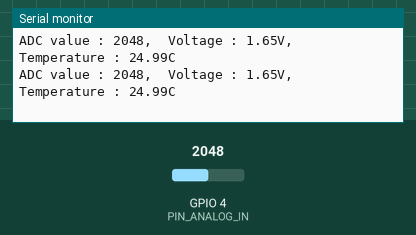
Simulated run of this sketch. Board: ESP32. Parts: the last lines printed to the serial monitor. Inputs (shaded band) come from the test bench; at power-on: GPIO 4 (PIN_ANALOG_IN) = 2048.

Above: at 1.8 s.
1.9 s: GPIO 4 (PIN_ANALOG_IN) set to 1868
At 2.8 s:
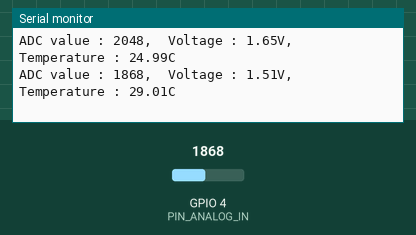
3.4 s: GPIO 4 (PIN_ANALOG_IN) set to 1772
At 4.5 s:
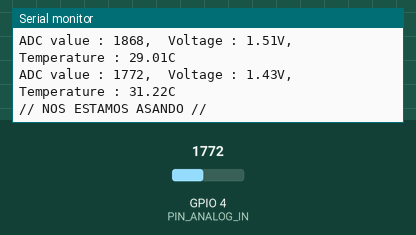
Timing chart, 0 to 6.4 s (numbered marks = the images above; inputs shaded):
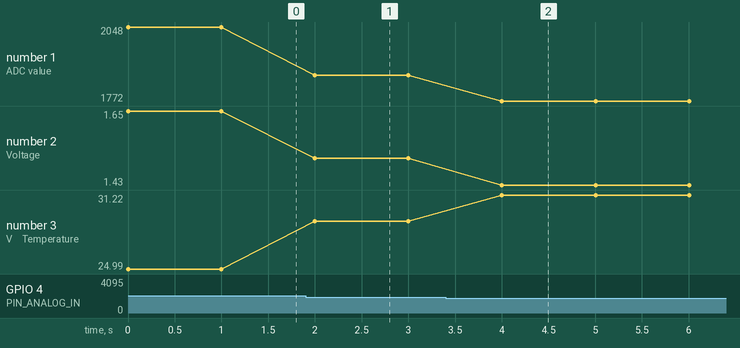

The sketch:

NOS_ESTAMOS_ASANDO.ino
```cpp
/**********************************************************************
  Filename    : Thermometer
  Description : Making a thermometer by thermistor.
  Author      : www.freenove.com
  Modification: 2024/06/19
**********************************************************************/
#define PIN_ANALOG_IN   4

void setup() {
  Serial.begin(115200);
}

void loop() {
  int adcValue = analogRead(PIN_ANALOG_IN);                       // leer ADC
  double voltage = (float)adcValue / 4095.0 * 3.3;                // calcular voltaje
  double Rt = 10 * voltage / (3.3 - voltage);                     // resistencia del termistor
  double tempK = 1 / (1 / (273.15 + 25) + log(Rt / 10) / 3950.0); // temperatura en Kelvin
  double tempC = tempK - 273.15;                                  // temperatura en Celsius

  Serial.printf("ADC value : %d,\tVoltage : %.2fV, \tTemperature : %.2fC\n", adcValue, voltage, tempC);

  // Verificación de temperatura
  if (tempC > 30.0) {
    Serial.println("// NOS ESTAMOS ASANDO //");
  }

  delay(1000);
}
```

Measured:
- the behaviour switches between 1825 and 1824 on GPIO 4 (PIN_ANALOG_IN) (found by bisection; images 1 and 2)
- after the input at 1.9 s, the serial monitor: prints a new line after 0.10 s (image 1)
- after the input at 3.4 s, the serial monitor: prints a new line after 0.60 s (image 2)
- plotted number 1: 2048 → 1868 after the input at 1.9 s, 1868 → 1772 after the input at 3.4 s
- plotted number 2: 1.65 → 1.51 after the input at 1.9 s, 1.51 → 1.43 after the input at 3.4 s
- plotted number 3: 24.99 → 29.01 after the input at 1.9 s, 29.01 → 31.22 after the input at 3.4 s
